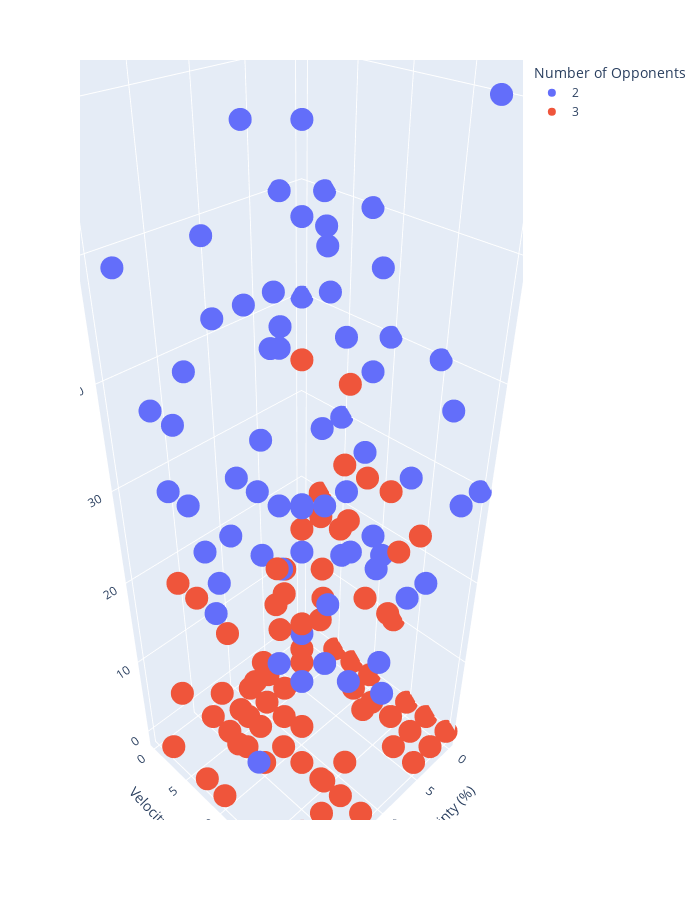

Write notebook code for a chart like this one.
### Code cell
labs = {"percent_change_in_size_of_reachset":"% Change in Size of Reachset",
        "number_of_opponents":"Number of Opponents",
       "reach_time":"Reach Time (s)","velocity_uncertainty":"Velocity Uncertainty (%)","position_uncertainty":"Position Uncertainty (%)","time_taken_lec":"ML Controller Use (%)"}

fig = px.scatter_3d(results, x="position_uncertainty", y="velocity_uncertainty", 
                    z="collision_percentage",
                    color="number_of_opponents",
                   labels=labs,width=700, height=900)
fig.show()

### Figure 1 — Plotly figure (JSON) as saved in the notebook; plotly's stock layout.template omitted (floating-point values rounded to 4 significant figures)
{"data": [{"hovertemplate": "Number of Opponents=2<br>Position Uncertainty (%)=%{x}<br>Velocity Uncertainty (%)=%{y}<br>collision_percentage=%{z}<extra></extra>", "legendgroup": "2", "marker": {"color": "#636efa", "symbol": "circle"}, "mode": "markers", "name": "2", "scene": "scene", "showlegend": true, "type": "scatter3d", "x": [0, 0, 0, 0, 0, 0, 0, 0, 0, 2.5, 2.5, 2.5, 2.5, 2.5, 2.5, 2.5, 2.5, 2.5, 5, 5, 5, 5, 5, 5, 5, 5, 7.5, 7.5, 7.5, 7.5, 7.5, 7.5, 7.5, 7.5, 10, 10, 10, 10, 10, 10, 10, 10, 12.5, 12.5, 12.5, 12.5, 12.5, 12.5, 12.5, 12.5, 15, 15, 15, 15, 15, 15, 15, 15, 17.5, 17.5, 17.5, 17.5, 17.5, 17.5, 17.5, 17.5, 20, 20, 20, 20, 20, 20, 20, 20], "y": [0, 2.5, 5, 7.5, 10, 12.5, 15, 17.5, 20, 0, 2.5, 5, 7.5, 10, 12.5, 15, 17.5, 20, 2.5, 5, 7.5, 10, 12.5, 15, 17.5, 20, 2.5, 5, 7.5, 10, 12.5, 15, 17.5, 20, 2.5, 5, 7.5, 10, 12.5, 15, 17.5, 20, 2.5, 5, 7.5, 10, 12.5, 15, 17.5, 20, 2.5, 5, 7.5, 10, 12.5, 15, 17.5, 20, 2.5, 5, 7.5, 10, 12.5, 15, 17.5, 20, 2.5, 5, 7.5, 10, 12.5, 15, 17.5, 20], "z": [40, 50, 30, 50, 40, 70, 40, 60, 30, 50, 20, 30, 40, 30, 20, 30, 20, 30, 40, 50, 50, 20, 40, 10, 20, 40, 30, 40, 10, 50, 30, 50, 10, 30, 0, 20, 20, 10, 30, 30, 30, 30, 50, 30, 30, 30, 60, 50, 30, 30, 40, 20, 0, 60, 50, 30, 20, 20, 30, 30, 20, 30, 50, 20, 20, 30, 50, 40, 40, 30, 50, 10, 50, 40]}, {"hovertemplate": "Number of Opponents=3<br>Position Uncertainty (%)=%{x}<br>Velocity Uncertainty (%)=%{y}<br>collision_percentage=%{z}<extra></extra>", "legendgroup": "3", "marker": {"color": "#EF553B", "symbol": "circle"}, "mode": "markers", "name": "3", "scene": "scene", "showlegend": true, "type": "scatter3d", "x": [0, 0, 0, 0, 0, 0, 0, 0, 0, 2.5, 2.5, 2.5, 2.5, 2.5, 2.5, 2.5, 2.5, 2.5, 5, 5, 5, 5, 5, 5, 5, 5, 7.5, 7.5, 7.5, 7.5, 7.5, 7.5, 7.5, 7.5, 10, 10, 10, 10, 10, 10, 10, 10, 12.5, 12.5, 12.5, 12.5, 12.5, 12.5, 12.5, 12.5, 15, 15, 15, 15, 15, 15, 15, 15, 17.5, 17.5, 17.5, 17.5, 17.5, 17.5, 17.5, 17.5, 20, 20, 20, 20, 20, 20, 20, 20], "y": [0, 2.5, 5, 7.5, 10, 12.5, 15, 17.5, 20, 0, 2.5, 5, 7.5, 10, 12.5, 15, 17.5, 20, 2.5, 5, 7.5, 10, 12.5, 15, 17.5, 20, 2.5, 5, 7.5, 10, 12.5, 15, 17.5, 20, 2.5, 5, 7.5, 10, 12.5, 15, 17.5, 20, 2.5, 5, 7.5, 10, 12.5, 15, 17.5, 20, 2.5, 5, 7.5, 10, 12.5, 15, 17.5, 20, 2.5, 5, 7.5, 10, 12.5, 15, 17.5, 20, 2.5, 5, 7.5, 10, 12.5, 15, 17.5, 20], "z": [0, 20, 0, 0, 0, 10, 0, 0, 0, 10, 0, 20, 20, 0, 0, 0, 0, 0, 10, 20, 10, 30, 30, 30, 0, 0, 0, 0, 40, 20, 40, 20, 20, 30, 0, 0, 0, 10, 20, 30, 10, 30, 10, 0, 10, 0, 0, 0, 0, 0, 0, 0, 0, 0, 20, 10, 0, 10, 20, 20, 10, 10, 10, 30, 0, 10, 0, 10, 0, 0, 10, 20, 30, 30]}], "layout": {"height": 900, "legend": {"title": {"text": "Number of Opponents"}, "tracegroupgap": 0}, "margin": {"t": 60}, "scene": {"domain": {"x": [0, 1], "y": [0, 1]}, "xaxis": {"title": {"text": "Position Uncertainty (%)"}}, "yaxis": {"title": {"text": "Velocity Uncertainty (%)"}}, "zaxis": {"title": {"text": "collision_percentage"}}}, "width": 700}}
